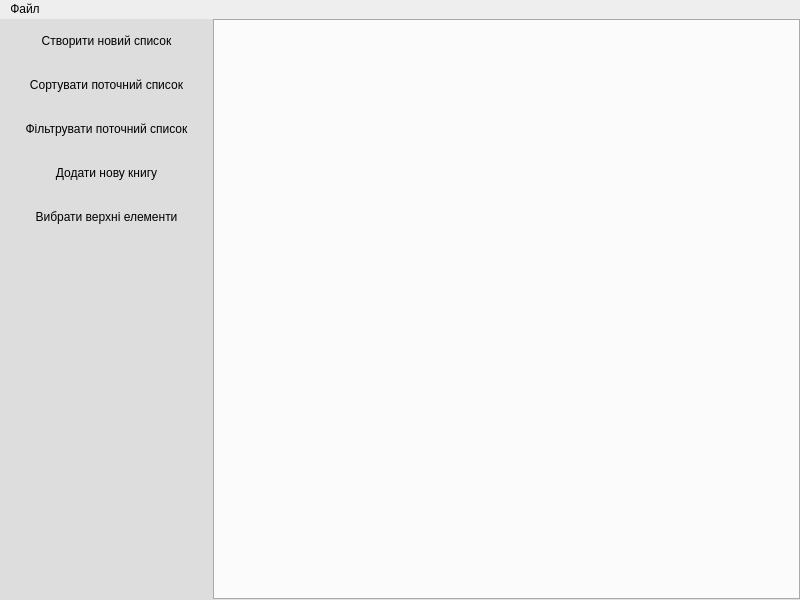
<?xml version="1.0" encoding="UTF-8"?>
<ui version="4.0">
 <class>MainWindow</class>
 <widget class="QMainWindow" name="MainWindow">
  <property name="geometry">
   <rect>
    <x>0</x>
    <y>0</y>
    <width>800</width>
    <height>600</height>
   </rect>
  </property>
  <property name="windowTitle">
   <string>LibraryUtil</string>
  </property>
  <property name="styleSheet">
   <string notr="true">QMenuBar
{
	background-color:#eee;
}

QWidget#centralwidget
{
	background-color: #ddd;
}

QPushButton
{
	margin: 0;
	padding: 15px 25px;
	border: none;
	background-color: #ddd;
}

QPushButton::hover
{
	background-color:#bbb;
}

QTabWidget::tab-bar
{
	background: #eee;
}
QTabBar::tab
{
	background: #ccc;
	padding: 5px 8px;
	border-left: 1px solid #aaa;
}

QTabWidget::pane{background:#eee;}

QTabBar::tab::selected, QTabBar::tab::hover
{
	background: #bbb;
}

QDialog QPushButton{
	background: #ddd;
	border: none;
	padding: 8px 30px;
}
</string>
  </property>
  <widget class="QWidget" name="centralwidget">
   <property name="styleSheet">
    <string notr="true"/>
   </property>
   <layout class="QHBoxLayout" name="horizontalLayout">
    <property name="spacing">
     <number>0</number>
    </property>
    <property name="leftMargin">
     <number>0</number>
    </property>
    <property name="topMargin">
     <number>0</number>
    </property>
    <property name="rightMargin">
     <number>0</number>
    </property>
    <property name="bottomMargin">
     <number>0</number>
    </property>
    <item>
     <layout class="QVBoxLayout" name="verticalLayout">
      <property name="spacing">
       <number>0</number>
      </property>
      <item>
       <widget class="QPushButton" name="createButton">
        <property name="text">
         <string>Створити новий список</string>
        </property>
       </widget>
      </item>
      <item>
       <widget class="QPushButton" name="sortButton">
        <property name="text">
         <string>Сортувати поточний список</string>
        </property>
       </widget>
      </item>
      <item>
       <widget class="QPushButton" name="filterButton">
        <property name="text">
         <string>Фільтрувати поточний список</string>
        </property>
       </widget>
      </item>
      <item>
       <widget class="QPushButton" name="addButton">
        <property name="text">
         <string>Додати нову книгу</string>
        </property>
       </widget>
      </item>
      <item>
       <widget class="QPushButton" name="topButton">
        <property name="text">
         <string>Вибрати верхні елементи</string>
        </property>
       </widget>
      </item>
      <item>
       <spacer name="verticalSpacer">
        <property name="orientation">
         <enum>Qt::Vertical</enum>
        </property>
        <property name="sizeHint" stdset="0">
         <size>
          <width>20</width>
          <height>40</height>
         </size>
        </property>
       </spacer>
      </item>
     </layout>
    </item>
    <item>
     <widget class="QTabWidget" name="listsTabsWindow">
      <property name="styleSheet">
       <string notr="true"/>
      </property>
      <property name="currentIndex">
       <number>-1</number>
      </property>
     </widget>
    </item>
   </layout>
  </widget>
  <widget class="QMenuBar" name="menubar">
   <property name="geometry">
    <rect>
     <x>0</x>
     <y>0</y>
     <width>800</width>
     <height>22</height>
    </rect>
   </property>
   <widget class="QMenu" name="menuFile">
    <property name="title">
     <string>Файл</string>
    </property>
    <addaction name="actionLoad_to_current_list"/>
    <addaction name="actionSave_current_list_to"/>
    <addaction name="separator"/>
    <addaction name="actionExit"/>
   </widget>
   <addaction name="menuFile"/>
  </widget>
  <action name="actionLoad_to_current_list">
   <property name="text">
    <string>Завантажити в поточний список</string>
   </property>
  </action>
  <action name="actionSave_current_list_to">
   <property name="text">
    <string>Зберегти поточний список </string>
   </property>
  </action>
  <action name="actionSet_font">
   <property name="text">
    <string>Змінити шрифт</string>
   </property>
  </action>
  <action name="actionExit">
   <property name="text">
    <string>Вийти</string>
   </property>
  </action>
 </widget>
 <resources/>
 <connections/>
</ui>
